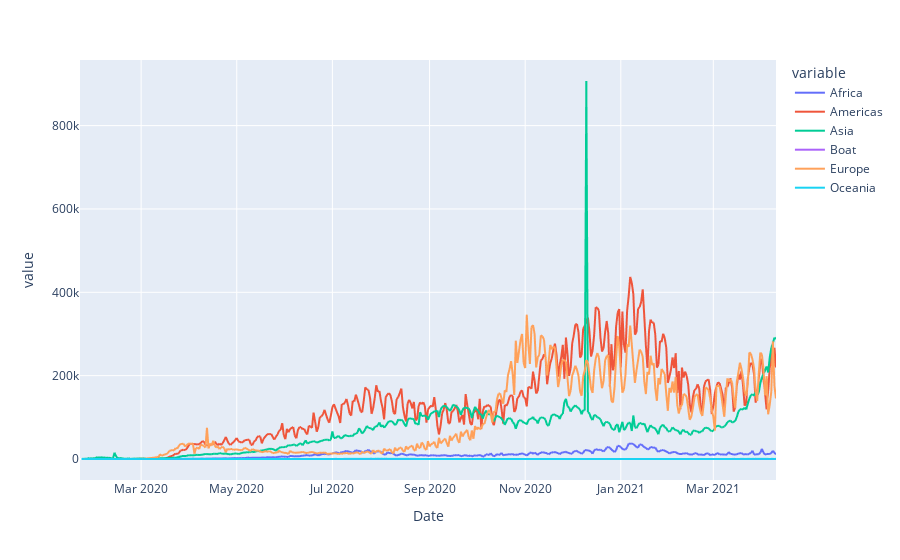

The notebook cell this image was saved under:
### Code cell
px.line(data.diff())

### Figure 1 — Plotly figure (JSON) as saved in the notebook; plotly's stock layout.template omitted (floating-point values rounded to 4 significant figures; data arrays with more than 128 entries replaced by an {"elided": "..."} marker saying what was removed)
{"data": [{"hovertemplate": "variable=Africa<br>Date=%{x}<br>value=%{y}<extra></extra>", "legendgroup": "Africa", "line": {"color": "#636efa", "dash": "solid"}, "marker": {"symbol": "circle"}, "mode": "lines", "name": "Africa", "showlegend": true, "type": "scattergl", "x": {"elided": "445 str values"}, "xaxis": "x", "y": {"elided": "445 int values"}, "yaxis": "y"}, {"hovertemplate": "variable=Americas<br>Date=%{x}<br>value=%{y}<extra></extra>", "legendgroup": "Americas", "line": {"color": "#EF553B", "dash": "solid"}, "marker": {"symbol": "circle"}, "mode": "lines", "name": "Americas", "showlegend": true, "type": "scattergl", "x": {"elided": "445 str values"}, "xaxis": "x", "y": {"elided": "445 int values"}, "yaxis": "y"}, {"hovertemplate": "variable=Asia<br>Date=%{x}<br>value=%{y}<extra></extra>", "legendgroup": "Asia", "line": {"color": "#00cc96", "dash": "solid"}, "marker": {"symbol": "circle"}, "mode": "lines", "name": "Asia", "showlegend": true, "type": "scattergl", "x": {"elided": "445 str values"}, "xaxis": "x", "y": {"elided": "445 int values"}, "yaxis": "y"}, {"hovertemplate": "variable=Boat<br>Date=%{x}<br>value=%{y}<extra></extra>", "legendgroup": "Boat", "line": {"color": "#ab63fa", "dash": "solid"}, "marker": {"symbol": "circle"}, "mode": "lines", "name": "Boat", "showlegend": true, "type": "scattergl", "x": {"elided": "445 str values"}, "xaxis": "x", "y": {"elided": "445 int values"}, "yaxis": "y"}, {"hovertemplate": "variable=Europe<br>Date=%{x}<br>value=%{y}<extra></extra>", "legendgroup": "Europe", "line": {"color": "#FFA15A", "dash": "solid"}, "marker": {"symbol": "circle"}, "mode": "lines", "name": "Europe", "showlegend": true, "type": "scattergl", "x": {"elided": "445 str values"}, "xaxis": "x", "y": {"elided": "445 int values"}, "yaxis": "y"}, {"hovertemplate": "variable=Oceania<br>Date=%{x}<br>value=%{y}<extra></extra>", "legendgroup": "Oceania", "line": {"color": "#19d3f3", "dash": "solid"}, "marker": {"symbol": "circle"}, "mode": "lines", "name": "Oceania", "showlegend": true, "type": "scattergl", "x": {"elided": "445 str values"}, "xaxis": "x", "y": {"elided": "445 int values"}, "yaxis": "y"}], "layout": {"legend": {"title": {"text": "variable"}, "tracegroupgap": 0}, "margin": {"t": 60}, "xaxis": {"anchor": "y", "domain": [0, 1], "title": {"text": "Date"}}, "yaxis": {"anchor": "x", "domain": [0, 1], "title": {"text": "value"}}}}
